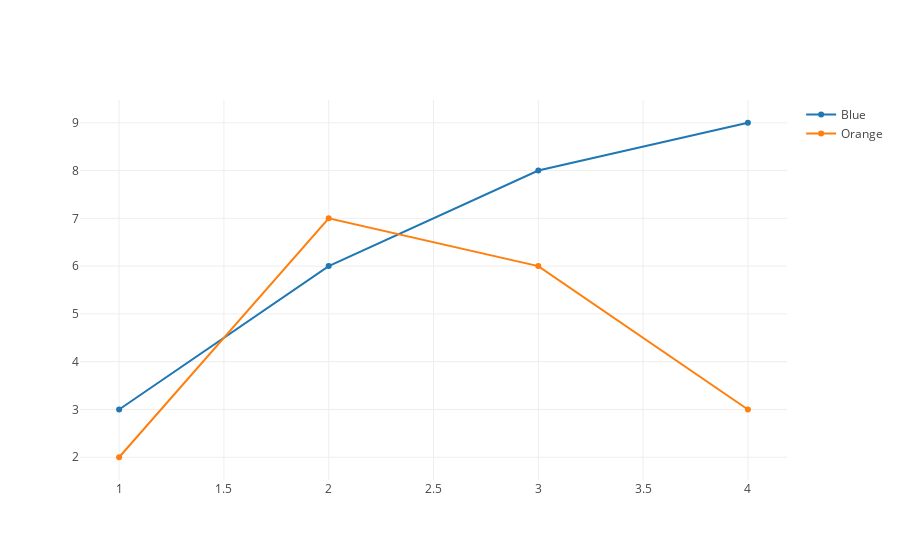

The notebook cell this image was saved under:
### Code cell
fig = go.Figure(data=data, layout=layout)
iplot(fig)

### Figure 1 — Plotly figure (JSON) as saved in the notebook; plotly's stock layout.template omitted (floating-point values rounded to 4 significant figures)
{"data": [{"name": "Blue", "type": "scatter", "uid": "b64fa16d-29db-47b5-8b89-9a4773322102", "x": [1, 2, 3, 4], "y": [3, 6, 8, 9]}, {"name": "Orange", "type": "scatter", "uid": "a8a63660-ad40-410c-9ff8-6c4b7d914bd1", "x": [1, 2, 3, 4], "y": [2, 7, 6, 3]}], "layout": {"autosize": true, "xaxis": {"autorange": true, "range": [0.8214, 4.179], "type": "linear"}, "yaxis": {"autorange": true, "range": [1.487, 9.513], "type": "linear"}}}
